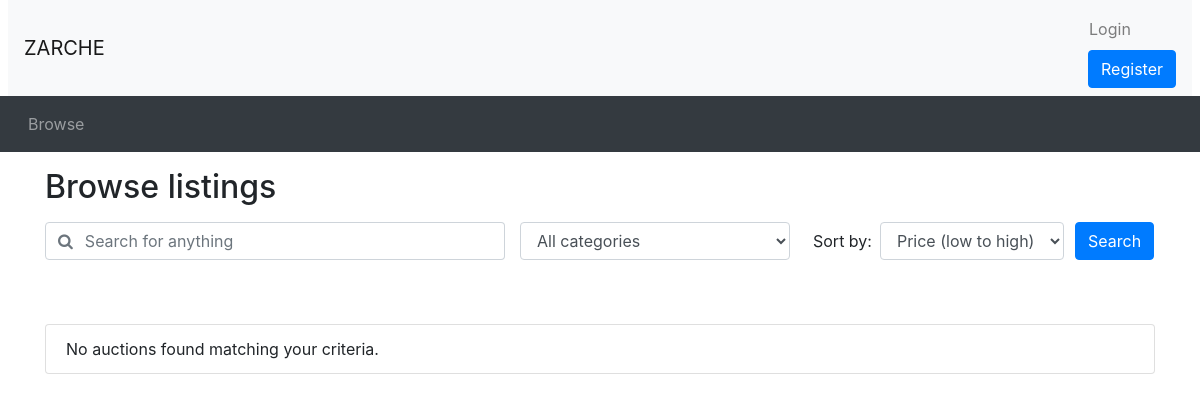
Before: /browse.php with the older database file.
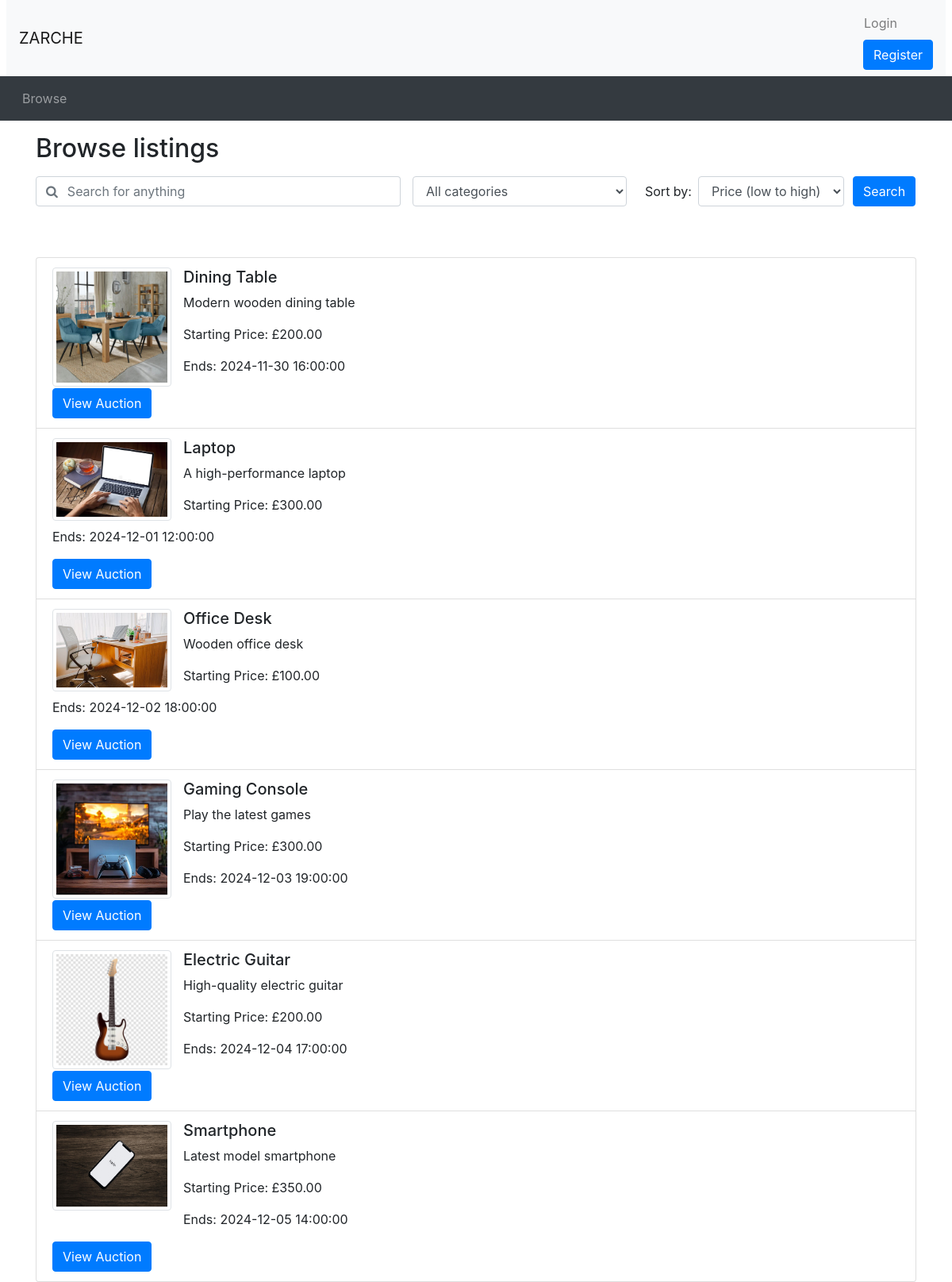
After: the same page with the newer database file.
### tables this page shows
CREATE TABLE `Auction` (
  `AuctionID` INT AUTO_INCREMENT PRIMARY KEY,
  `UserID` INT,
  `ItemName` VARCHAR(255) NOT NULL,
  `Description` VARCHAR(255) NOT NULL,
  `CategoryID` INT,
  `ReservePrice` DECIMAL(10, 2),
  `StartPrice` DECIMAL(10, 2),
  `EndDate` DATETIME,
  `Views` INT DEFAULT 0,
  `Image` VARCHAR(255),
  FOREIGN KEY (`UserID`) REFERENCES `Users`(`UserID`) ON DELETE CASCADE,
  FOREIGN KEY (`CategoryID`) REFERENCES `Category`(`CategoryID`) ON DELETE CASCADE
);

### browse.php (the view, shortened to what this page needs)
<?php include_once("header.php")?>
<?php require("utilities.php")?>
<div class="container">
<h2 class="my-3">Browse listings</h2>
<div id="searchSpecs">
<form method="get" action="browse.php">
  <div class="row">
    <div class="col-md-5 pr-0">
      <div class="form-group">
	    <div class="input-group">
          <div class="input-group-prepend">
            <span class="input-group-text bg-transparent pr-0 text-muted">
              <i class="fa fa-search"></i>
            </span>
          </div>
          <input type="text" class="form-control border-left-0" id="keyword" name="keyword" placeholder="Search for anything" value="<?php echo isset($_GET['keyword']) ? htmlspecialchars($_GET['keyword']) : ''; ?>">
        </div>
      </div>
    </div>
    <div class="col-md-3 pr-0">
      <div class="form-group">
        <select class="form-control" id="cat" name="cat">
          <option selected value="all">All categories</option>
        </select>
      </div>
    </div>
    <div class="col-md-3 pr-0">
      <div class="form-inline">
        <label class="mx-2" for="order_by">Sort by:</label>
        <select class="form-control" id="order_by" name="order_by">
          <option selected value="pricelow" <?php echo isset($_GET['order_by']) && $_GET['order_by'] == 'pricelow' ? 'selected' : ''; ?>>Price (low to high)</option>
        </select>
      </div>
    </div>
    <div class="col-md-1 px-0">
      <button type="submit" class="btn btn-primary">Search</button>
    </div>
  </div>
</form>
</div>
</div>
<?php
$ordering = isset($_GET['order_by']) ? $_GET['order_by'] : 'date';
$sql = "SELECT AuctionID, ItemName, Description, StartPrice, EndDate, Image FROM Auction WHERE EndDate > NOW()";
switch ($ordering) {
    case 'date':
        $sql .= " ORDER BY EndDate ASC";
        break;
}
$stmt = $conn->prepare($sql);
$stmt->execute();
$result = $stmt->get_result();
?>
<div class="container mt-5">
<ul class="list-group">
<?php
while ($row = $result->fetch_assoc()) {
    $auctionID = $row['AuctionID'];
    $itemName = htmlspecialchars($row['ItemName']);
    $description = htmlspecialchars($row['Description']);
    $startPrice = number_format($row['StartPrice'], 2);
    $endDate = new DateTime($row['EndDate']);
    $formattedDate = $endDate->format('Y-m-d H:i:s');
    $image = htmlspecialchars($row['Image']);
    echo "<li class='list-group-item'>";
    if (!empty($image)) {
        echo "<img src='$image' alt='$itemName' class='img-thumbnail' style='max-width: 150px; max-height: 150px; float: left; margin-right: 15px;'>";
    }
    echo "<h5>$itemName</h5>";
    echo "<p>$description</p>";
    echo "<p>Starting Price: £$startPrice</p>";
    echo "<p>Ends: $formattedDate</p>";
    echo "<a href='auction_details.php?auctionID=$auctionID' class='btn btn-primary'>View Auction</a>";
    echo "</li>";
}
if ($result->num_rows == 0) {
    echo "<li class='list-group-item'>No auctions found matching your criteria.</li>";
}
?>
</ul>
</div>
<?php include_once("footer.php")?>

### header.php (shortened to what this page needs)
<!doctype html>
<html lang="en">
<head>
  <link rel="stylesheet" href="css/bootstrap.min.css">
  <link rel="stylesheet" href="https://cdnjs.cloudflare.com/ajax/libs/font-awesome/4.7.0/css/font-awesome.min.css">
  <link rel="stylesheet" href="css/custom.css">
</head>
<body>
<nav class="navbar navbar-expand-lg navbar-light bg-light mx-2">
  <a class="navbar-brand" href="#">ZARCHE </a>
  <ul class="navbar-nav ml-auto">
    <li class="nav-item">
      <?php
      if (isset($_SESSION['logged_in']) && $_SESSION['logged_in'] == true) {
          echo '<span class="navbar-text mr-3">Welcome, ' . htmlspecialchars($_SESSION['Username']) . '</span>';
          echo '<a class="nav-link" href="logout.php">Logout</a>';
      } else {
          echo '<button type="button" class="btn nav-link" data-toggle="modal" data-target="#loginModal">Login</button>';
          echo '<a href="register.php" class="btn btn-primary ml-2">Register</a>';
      }
      ?>
    </li>
  </ul>
</nav>
<nav class="navbar navbar-expand-lg navbar-dark bg-dark">
  <ul class="navbar-nav align-middle">
    <li class="nav-item mx-1">
      <a class="nav-link" href="browse.php">Browse</a>
    </li>
  </ul>
</nav>

### footer.php (shortened to what this page needs)
</body>
</html>

Changed rows visible on the page:
now on this page (row edited): auction: Image (picture), ItemName "Dining Table", Description "Modern wooden dining table", StartPrice "200.00", EndDate "2024-11-30 16:00:00"
now on this page (row edited): auction: Image (picture), ItemName "Laptop", Description "A high-performance laptop", StartPrice "300.00", EndDate "2024-12-01 12:00:00"
added auction: Image (picture), ItemName "Office Desk", Description "Wooden office desk", StartPrice "100.00", EndDate "2024-12-02 18:00:00"
added auction: Image (picture), ItemName "Gaming Console", Description "Play the latest games", StartPrice "300.00", EndDate "2024-12-03 19:00:00"
added auction: Image (picture), ItemName "Electric Guitar", Description "High-quality electric guitar", StartPrice "200.00", EndDate "2024-12-04 17:00:00"
added auction: Image (picture), ItemName "Smartphone", Description "Latest model smartphone", StartPrice "350.00", EndDate "2024-12-05 14:00:00"
Other visible differences:
text no longer shown: "No auctions found matching your criteria."
